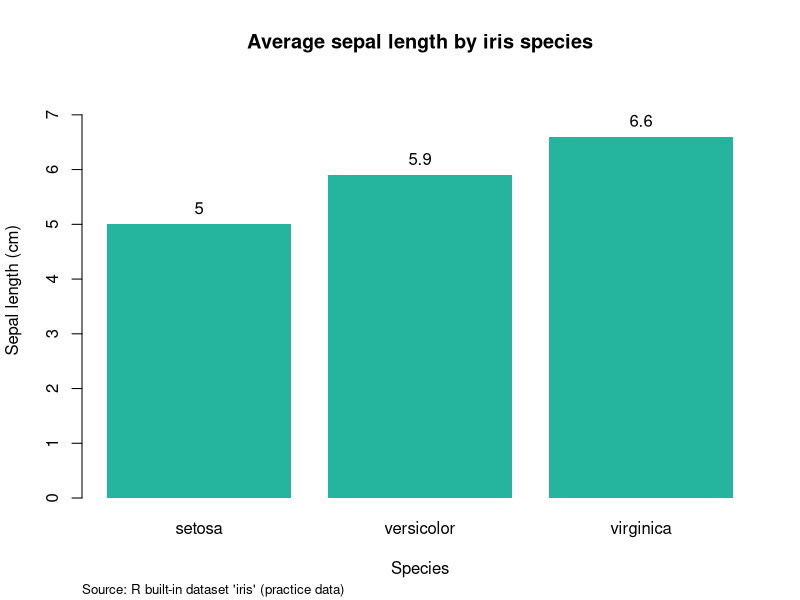

Reproduce this figure in R.
# example_analysis.R
# -----------------------------------------------------------------------------
# A small practice script for the NEF GitHub session.
#
# It uses 'iris', a dataset that comes built into R, so there is no real
# data here and nothing sensitive. The numbers are for practice only and do
# not say anything about NEF's research.
#
# What it does:
#   1. Looks at the built-in 'iris' dataset (150 flowers from 3 iris species)
#   2. Works out the average sepal length for each species
#   3. Draws a simple bar chart of those averages
# -----------------------------------------------------------------------------


# --- Settings ----------------------------------------------------------------
# Things you might want to change are all in this section.

chart_title  <- "Average sepal length by iris species"
x_label      <- "Species"
y_label      <- "Sepal length (cm)"
bar_colour   <- "#25B49E"   # NEF teal


# --- Prepare the data --------------------------------------------------------

# Take a first look at the data
head(iris)

# Average sepal length (Sepal.Length) for each species
average_sepal_length <- tapply(iris$Sepal.Length, iris$Species, mean)

# Round to one decimal place so the labels are tidy
average_sepal_length <- round(average_sepal_length, 1)

# Show the result in the console
print(average_sepal_length)


# --- Draw the chart ----------------------------------------------------------

bar_positions <- barplot(
  average_sepal_length,
  main   = chart_title,
  xlab   = x_label,
  ylab   = y_label,
  col    = bar_colour,
  border = NA,
  ylim   = c(0, max(average_sepal_length) + 1)
)

# Add the value above each bar
text(
  x      = bar_positions,
  y      = average_sepal_length,
  labels = average_sepal_length,
  pos    = 3
)

# Add a source line under the chart
mtext("Source: R built-in dataset 'iris' (practice data)",
      side = 1, line = 4, adj = 0, cex = 0.8)
